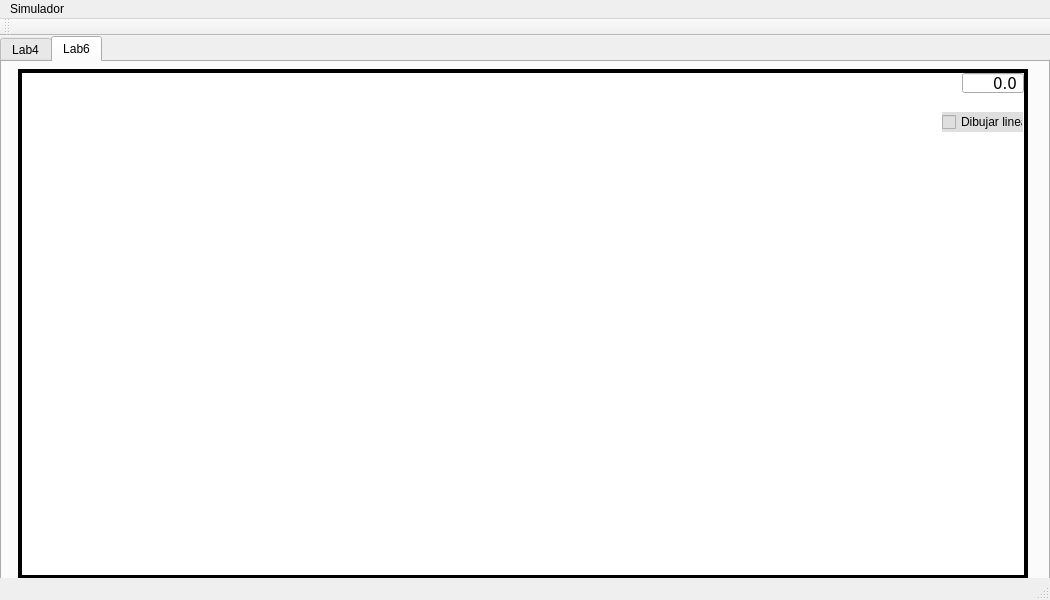
<?xml version="1.0" encoding="UTF-8"?>
<ui version="4.0">
 <class>MainW</class>
 <widget class="QMainWindow" name="MainW">
  <property name="geometry">
   <rect>
    <x>0</x>
    <y>0</y>
    <width>1050</width>
    <height>600</height>
   </rect>
  </property>
  <property name="minimumSize">
   <size>
    <width>1050</width>
    <height>600</height>
   </size>
  </property>
  <property name="maximumSize">
   <size>
    <width>1050</width>
    <height>600</height>
   </size>
  </property>
  <property name="mouseTracking">
   <bool>true</bool>
  </property>
  <property name="windowTitle">
   <string>Laboratorio 6</string>
  </property>
  <property name="windowIcon">
   <iconset resource="resources.qrc">
    <normaloff>:/new/icons/Images/huevo.svg</normaloff>:/new/icons/Images/huevo.svg</iconset>
  </property>
  <widget class="QWidget" name="centralWidget">
   <widget class="QTabWidget" name="tabWidget">
    <property name="geometry">
     <rect>
      <x>0</x>
      <y>0</y>
      <width>1050</width>
      <height>550</height>
     </rect>
    </property>
    <property name="minimumSize">
     <size>
      <width>1050</width>
      <height>550</height>
     </size>
    </property>
    <property name="maximumSize">
     <size>
      <width>1050</width>
      <height>550</height>
     </size>
    </property>
    <property name="currentIndex">
     <number>1</number>
    </property>
    <widget class="QWidget" name="tab">
     <property name="layoutDirection">
      <enum>Qt::LeftToRight</enum>
     </property>
     <attribute name="title">
      <string>Lab4</string>
     </attribute>
     <widget class="QVista" name="grafica">
      <property name="geometry">
       <rect>
        <x>16</x>
        <y>7</y>
        <width>1010</width>
        <height>510</height>
       </rect>
      </property>
      <property name="maximumSize">
       <size>
        <width>1010</width>
        <height>510</height>
       </size>
      </property>
      <property name="cursor" stdset="0">
       <cursorShape>SizeAllCursor</cursorShape>
      </property>
      <property name="mouseTracking">
       <bool>true</bool>
      </property>
      <property name="focusPolicy">
       <enum>Qt::StrongFocus</enum>
      </property>
      <property name="styleSheet">
       <string notr="true">background-image: url(:/new/backgrounds/Images/doted.png);</string>
      </property>
      <property name="frameShape">
       <enum>QFrame::Box</enum>
      </property>
      <property name="frameShadow">
       <enum>QFrame::Plain</enum>
      </property>
      <property name="lineWidth">
       <number>4</number>
      </property>
      <property name="midLineWidth">
       <number>0</number>
      </property>
      <property name="verticalScrollBarPolicy">
       <enum>Qt::ScrollBarAlwaysOff</enum>
      </property>
      <property name="horizontalScrollBarPolicy">
       <enum>Qt::ScrollBarAlwaysOff</enum>
      </property>
      <property name="sizeAdjustPolicy">
       <enum>QAbstractScrollArea::AdjustIgnored</enum>
      </property>
      <property name="foregroundBrush">
       <brush brushstyle="NoBrush">
        <color alpha="255">
         <red>0</red>
         <green>0</green>
         <blue>0</blue>
        </color>
       </brush>
      </property>
      <property name="renderHints">
       <set>QPainter::Antialiasing|QPainter::TextAntialiasing</set>
      </property>
      <property name="dragMode">
       <enum>QGraphicsView::NoDrag</enum>
      </property>
      <property name="cacheMode">
       <set>QGraphicsView::CacheNone</set>
      </property>
     </widget>
    </widget>
    <widget class="QWidget" name="tab_2">
     <attribute name="title">
      <string>Lab6</string>
     </attribute>
     <widget class="QVista" name="grafica_2">
      <property name="geometry">
       <rect>
        <x>16</x>
        <y>7</y>
        <width>1010</width>
        <height>510</height>
       </rect>
      </property>
      <property name="maximumSize">
       <size>
        <width>1010</width>
        <height>510</height>
       </size>
      </property>
      <property name="cursor" stdset="0">
       <cursorShape>CrossCursor</cursorShape>
      </property>
      <property name="mouseTracking">
       <bool>true</bool>
      </property>
      <property name="styleSheet">
       <string notr="true">background-image: url(:/new/backgrounds/Images/doted.png);</string>
      </property>
      <property name="frameShape">
       <enum>QFrame::Box</enum>
      </property>
      <property name="frameShadow">
       <enum>QFrame::Plain</enum>
      </property>
      <property name="lineWidth">
       <number>4</number>
      </property>
      <property name="midLineWidth">
       <number>0</number>
      </property>
      <property name="verticalScrollBarPolicy">
       <enum>Qt::ScrollBarAlwaysOff</enum>
      </property>
      <property name="horizontalScrollBarPolicy">
       <enum>Qt::ScrollBarAlwaysOff</enum>
      </property>
      <property name="sizeAdjustPolicy">
       <enum>QAbstractScrollArea::AdjustIgnored</enum>
      </property>
      <property name="backgroundBrush">
       <brush brushstyle="NoBrush">
        <color alpha="0">
         <red>0</red>
         <green>0</green>
         <blue>20</blue>
        </color>
       </brush>
      </property>
      <property name="foregroundBrush">
       <brush brushstyle="NoBrush">
        <color alpha="255">
         <red>0</red>
         <green>0</green>
         <blue>0</blue>
        </color>
       </brush>
      </property>
      <property name="renderHints">
       <set>QPainter::Antialiasing|QPainter::TextAntialiasing</set>
      </property>
      <property name="dragMode">
       <enum>QGraphicsView::RubberBandDrag</enum>
      </property>
      <property name="cacheMode">
       <set>QGraphicsView::CacheNone</set>
      </property>
      <property name="rubberBandSelectionMode">
       <enum>Qt::IntersectsItemShape</enum>
      </property>
     </widget>
     <widget class="QDoubleSpinBox" name="vel_ang">
      <property name="geometry">
       <rect>
        <x>960</x>
        <y>10</y>
        <width>62</width>
        <height>22</height>
       </rect>
      </property>
      <property name="font">
       <font>
        <family>Verdana</family>
        <pointsize>11</pointsize>
       </font>
      </property>
      <property name="alignment">
       <set>Qt::AlignRight|Qt::AlignTrailing|Qt::AlignVCenter</set>
      </property>
      <property name="buttonSymbols">
       <enum>QAbstractSpinBox::NoButtons</enum>
      </property>
      <property name="decimals">
       <number>1</number>
      </property>
      <property name="minimum">
       <double>-10.000000000000000</double>
      </property>
      <property name="maximum">
       <double>10.000000000000000</double>
      </property>
      <property name="singleStep">
       <double>0.100000000000000</double>
      </property>
     </widget>
     <widget class="QCheckBox" name="checkBox">
      <property name="geometry">
       <rect>
        <x>940</x>
        <y>50</y>
        <width>81</width>
        <height>20</height>
       </rect>
      </property>
      <property name="autoFillBackground">
       <bool>false</bool>
      </property>
      <property name="styleSheet">
       <string notr="true">background-color: rgb(223, 223, 223);</string>
      </property>
      <property name="text">
       <string>Dibujar lineas</string>
      </property>
      <property name="tristate">
       <bool>false</bool>
      </property>
     </widget>
    </widget>
   </widget>
  </widget>
  <widget class="QMenuBar" name="menuBar">
   <property name="geometry">
    <rect>
     <x>0</x>
     <y>0</y>
     <width>1050</width>
     <height>21</height>
    </rect>
   </property>
   <widget class="QMenu" name="menuSimulador">
    <property name="title">
     <string>Simulador</string>
    </property>
    <addaction name="separator"/>
    <addaction name="actionCrear"/>
    <addaction name="actionReiniciar"/>
    <addaction name="separator"/>
    <addaction name="actionSalir"/>
   </widget>
   <addaction name="menuSimulador"/>
  </widget>
  <widget class="QToolBar" name="mainToolBar">
   <attribute name="toolBarArea">
    <enum>TopToolBarArea</enum>
   </attribute>
   <attribute name="toolBarBreak">
    <bool>false</bool>
   </attribute>
  </widget>
  <widget class="QStatusBar" name="statusBar"/>
  <action name="actionCrear">
   <property name="text">
    <string>Crear</string>
   </property>
  </action>
  <action name="actionReiniciar">
   <property name="text">
    <string>Reiniciar</string>
   </property>
  </action>
  <action name="actionSalir">
   <property name="text">
    <string>Salir</string>
   </property>
  </action>
 </widget>
 <layoutdefault spacing="6" margin="11"/>
 <customwidgets>
  <customwidget>
   <class>QVista</class>
   <extends>QGraphicsView</extends>
   <header location="global">qvista.h</header>
  </customwidget>
 </customwidgets>
 <resources>
  <include location="resources.qrc"/>
 </resources>
 <connections/>
</ui>
